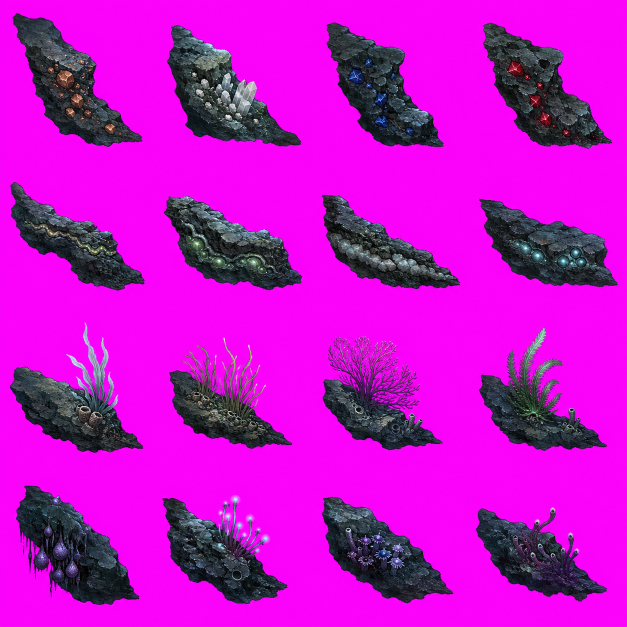
#> input picture tools/source-inbox/terrain-edge-accent-source.png, 1254 x 1254 px (shown at 1/2 size)
$ python build_terrain_edge_accent_assets.py
#> lines starting #> are read from the running program, lines starting #| are printed output that depends on the picture; after the words box and inside, x2 and y2 are one past the last pixel; in counts of white or black regions, pixels touching at a corner belong together
#!/usr/bin/env python3
from __future__ import annotations

import json
import math
import random
from pathlib import Path

from PIL import Image, ImageDraw, ImageFilter

ROOT = Path(__file__).resolve().parents[1]
GENERATED = ROOT / "public" / "assets" / "generated"
SOURCE_DIR = ROOT / "public" / "assets" / "source"
INBOX_SOURCE = ROOT / "tools" / "source-inbox" / "terrain-edge-accent-source.png"
FALLBACK_SOURCE = SOURCE_DIR / "terrain-edge-accent-source-fallback.png"
CURRENT_SOURCE = SOURCE_DIR / "terrain-edge-accent-source-current.png"
MANIFEST = SOURCE_DIR / "terrain-edge-accent-source-manifest.json"
HANDOFF = ROOT / "tools" / "source-inbox" / "TERRAIN_EDGE_ACCENT_HANDOFF.md"
KEY = (255, 0, 255)

ASSETS = [
    ("terrain-edge-ore-copper", "ore", "small copper chips embedded in cave rock"),
    ("terrain-edge-ore-quartz", "ore", "small quartz crystals embedded in cave rock"),
    ("terrain-edge-ore-cobalt", "ore", "small cobalt chips embedded in cave rock"),
    ("terrain-edge-ore-ruby", "ore", "small ruby chips embedded in cave rock"),
    ("terrain-edge-seam-gold", "ore", "thin warm mineral seam in cave rock"),
    ("terrain-edge-nodule-green", "ore", "small green luminous nodules in cave rock"),
    ("terrain-edge-fossil-shell", "ore", "fossil shell inclusion in cave rock"),
    ("terrain-edge-nodule-blue", "ore", "small blue luminous nodules in cave rock"),
    ("terrain-edge-flora-glass-kelp", "flora", "small glass kelp rooted in a rocky edge"),
    ("terrain-edge-flora-brine-grass", "flora", "thin brine grass rooted in a rocky edge"),
    ("terrain-edge-flora-black-fan", "flora", "small fan coral rooted in a rocky edge"),
    ("terrain-edge-flora-lumen-fern", "flora", "small lumen fern rooted in a rocky edge"),
    ("terrain-edge-flora-abyss-sacs", "flora", "dark abyssal sac growth rooted in rock"),
    ("terrain-edge-flora-lumen-stalks", "flora", "small glowing stalks rooted in rock"),
    ("terrain-edge-flora-crown-polyps", "flora", "small crown polyp cluster rooted in rock"),
    ("terrain-edge-flora-oracle-tendrils", "flora", "small purple oracle tendrils rooted in rock"),
]


def rgba(hex_color: str, alpha: int = 255) -> tuple[int, int, int, int]:
    hex_color = hex_color.lstrip("#")
    return (
        int(hex_color[0:2], 16),
        int(hex_color[2:4], 16),
        int(hex_color[4:6], 16),
        alpha,
    )


def make_fallback_source() -> None:
    SOURCE_DIR.mkdir(parents=True, exist_ok=True)
    cell = 256
    cols = 4
    rows = 4
    sheet = Image.new("RGBA", (cols * cell, rows * cell), (*KEY, 255))
    for index, (name, kind, _description) in enumerate(ASSETS):
        asset = fallback_asset(name, kind, index, cell)
        x = (index % cols) * cell
        y = (index // cols) * cell
        sheet.alpha_composite(asset, (x, y))
#> this loop made 16 passes
#> pass 1, in fallback_asset, `edge = mask.filter(ImageFilter.FIND_EDGES).filter(ImageFilter.Gaussian..`:
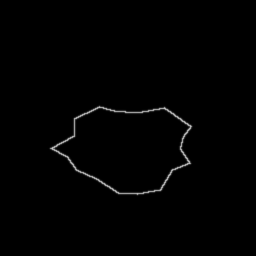
#> edge: PIL image 256x256 L; min 0, max 199, mean 1.9
#> after the loop:
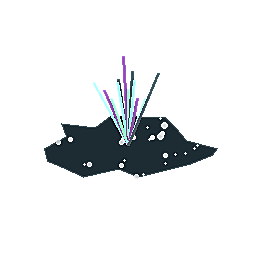
#> asset: PIL image 256x256 RGBA; mean R, G, B, A 5.4, 7.4, 8.9, 29.4; transparent parts drawn white
#> after the loop:
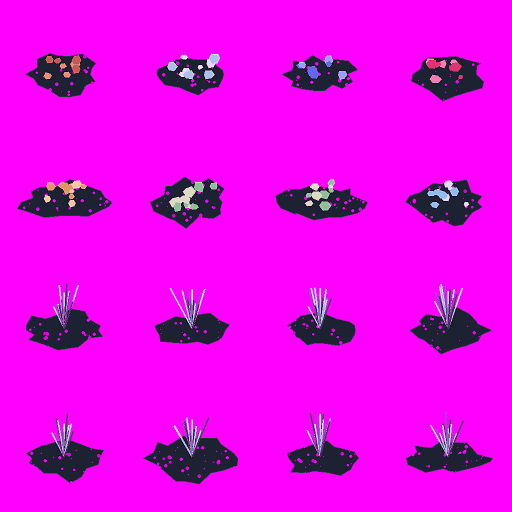
#> sheet: PIL image 1024x1024 RGBA (shown at 1/2 size); mean R, G, B, A 228.8, 7.2, 231.6, 255
    sheet.convert("RGB").save(FALLBACK_SOURCE)


def fallback_asset(name: str, kind: str, index: int, cell: int) -> Image.Image:
    rng = random.Random(9000 + index)
    img = Image.new("RGBA", (cell, cell), (0, 0, 0, 0))
    mask = Image.new("L", (cell, cell), 0)
    md = ImageDraw.Draw(mask)
    points = []
    cx = cell * 0.5
    cy = cell * 0.58
    rx = cell * rng.uniform(0.25, 0.34)
    ry = cell * rng.uniform(0.12, 0.18)
    for i in range(18):
        a = i / 18 * math.tau
        points.append((cx + math.cos(a) * rx * rng.uniform(0.72, 1.18), cy + math.sin(a) * ry * rng.uniform(0.65, 1.24)))
    md.polygon(points, fill=255)
    draw = ImageDraw.Draw(img)
    draw.bitmap((0, 0), mask, fill=rgba("#14232b", 245))
    for _ in range(80):
        x = rng.randrange(24, cell - 24)
        y = rng.randrange(52, cell - 52)
        if mask.getpixel((x, y)) < 10:
            continue
        r = rng.randrange(1, 4)
        draw.ellipse((x - r, y - r, x + r, y + r), fill=rgba(rng.choice(["#22343d", "#52666b", "#0b151b"]), rng.randrange(30, 70)))
    edge = mask.filter(ImageFilter.FIND_EDGES).filter(ImageFilter.GaussianBlur(0.7))
    img.alpha_composite(Image.composite(Image.new("RGBA", img.size, rgba("#8aa3a6", 80)), Image.new("RGBA", img.size, (0, 0, 0, 0)), edge))
    if kind == "ore":
        ore_colors = {
            "copper": ["#b86a3e", "#e3a063"],
            "quartz": ["#dcfffb", "#9edfe5"],
            "cobalt": ["#4978e8", "#8cb4ff"],
            "ruby": ["#d63d5b", "#ff8ca2"],
            "gold": ["#dca958", "#ffe19a"],
            "green": ["#7fdc8a", "#d3ffba"],
            "blue": ["#7fd9ee", "#d7ffff"],
        }
        colors = ore_colors[next((key for key in ore_colors if key in name), "green")]
        for _ in range(9):
            x = rng.uniform(cell * 0.34, cell * 0.68)
            y = rng.uniform(cell * 0.43, cell * 0.62)
            r = rng.uniform(5, 12)
            draw.polygon(
                [(x + math.cos(i / 6 * math.tau) * r * rng.uniform(0.7, 1.2), y + math.sin(i / 6 * math.tau) * r * rng.uniform(0.6, 1.15)) for i in range(6)],
                fill=rgba(colors[_ % len(colors)], 220),
            )
    else:
        colors = ["#88d7d5", "#733b92", "#86e3b6", "#263c42"]
        base = (cell * 0.5, cell * 0.57)
        for i in range(12):
            a = -math.pi / 2 + (i - 6) * 0.08
            length = rng.uniform(cell * 0.18, cell * 0.36)
            x2 = base[0] + math.cos(a) * length * rng.uniform(0.55, 1.1)
            y2 = base[1] + math.sin(a) * length
            draw.line((base[0], base[1], x2, y2), fill=rgba(colors[i % len(colors)], 210), width=3)
    return img.filter(ImageFilter.UnsharpMask(radius=1.0, percent=125, threshold=3))


def chroma_to_alpha(crop: Image.Image) -> Image.Image:
    crop = crop.convert("RGBA")
    pixels = crop.load()
    for y in range(crop.height):
        for x in range(crop.width):
            r, g, b, a = pixels[x, y]
            dist = abs(r - KEY[0]) + abs(g - KEY[1]) + abs(b - KEY[2])
            if dist < 132:
                pixels[x, y] = (0, 0, 0, 0)
    return despill_magenta_edges(crop)


def despill_magenta_edges(img: Image.Image) -> Image.Image:
    img = img.convert("RGBA")
    alpha = img.getchannel("A")
    pixels = img.load()
    for y in range(img.height):
        for x in range(img.width):
            r, g, b, a = pixels[x, y]
            if a == 0:
                continue
            near_alpha = False
            for yy in range(max(0, y - 2), min(img.height, y + 3)):
                for xx in range(max(0, x - 2), min(img.width, x + 3)):
                    if alpha.getpixel((xx, yy)) == 0:
                        near_alpha = True
                        break
                if near_alpha:
                    break
            magenta_spill = r > 80 and b > 80 and g < max(r, b) * 0.58 and abs(r - b) < 125
            if near_alpha and magenta_spill:
                neutral = max(g, min(104, (r + b) // 6))
                pixels[x, y] = (min(r, neutral + 14), neutral, min(b, neutral + 24), a)
    return img


def trim_alpha(img: Image.Image) -> Image.Image:
    alpha = img.getchannel("A")
    bbox = alpha.getbbox()
    if not bbox:
        return Image.new("RGBA", (4, 4), (0, 0, 0, 0))
    left, top, right, bottom = bbox
    pad = 6
    return img.crop((max(0, left - pad), max(0, top - pad), min(img.width, right + pad), min(img.height, bottom + pad)))


def write_handoff() -> None:
    HANDOFF.parent.mkdir(parents=True, exist_ok=True)
    HANDOFF.write_text(
        """# Terrain Edge Accent Imagegen Handoff

Target inbox file:

`tools/source-inbox/terrain-edge-accent-source.png`

Generate or paste a 4-column by 4-row source sheet on a perfectly flat `#ff00ff`
background. Each cell should contain one isolated cutout-ready terrain edge
accent in the order listed by `public/assets/source/terrain-edge-accent-source-manifest.json`.

Prompt:

Use case: stylized-concept
Asset type: 2D underwater destructible terrain edge accent source sheet for Water9
Primary request: Create an original source sheet of small dark underwater cave
edge accents: embedded ore chips, mineral seams, fossil-like inclusions, and
edge-rooted alien flora tufts for destructible rock terrain. These are not
standalone props; they must look physically fused into jagged cave edges and
partially buried in host rock.
Scene/backdrop: perfectly flat solid #ff00ff chroma-key background.
Composition: 4 columns by 4 rows, one isolated asset per cell, generous padding,
no labels, no text, no shadows on the background.
Style: high-quality hand-painted 2D game sprite art, gloomy underwater
survival-horror lighting, muted cyan/green/grey rock, restrained
bioluminescent accents, crisp silhouettes, dense texture, readable at small
gameplay scale.
Avoid: square tiles, checkerboard terrain, clean vector icons, sticker-like
props, large standalone plants, bright candy colors, repeated duplicate cells,
UI frames, watermarks, screenshots.

If Codex Imagegen returns the sheet inline through CLI auth, recover it directly
from the Codex session log:

`npm run terrain:edge-accent-recover-codex-imagegen -- --dry-run`

`npm run terrain:edge-accent-recover-codex-imagegen`

Then rebuild the sliced assets:

`npm run assets:terrain-edge-accent`
""",
        encoding="utf8",
    )


def active_source() -> Path:
    make_fallback_source()
    write_handoff()
    return INBOX_SOURCE if INBOX_SOURCE.exists() else FALLBACK_SOURCE


def slice_source(source: Path) -> None:
    GENERATED.mkdir(parents=True, exist_ok=True)
    SOURCE_DIR.mkdir(parents=True, exist_ok=True)
    sheet = Image.open(source).convert("RGBA")
#> sheet: PIL image 1254x1254 RGBA
    sheet.save(CURRENT_SOURCE)
    cols = 4
    rows = 4
    manifest = {
        "schema": "water9/terrain-edge-accent-source-sheet@1",
        "source": str(source.relative_to(ROOT) if source.is_relative_to(ROOT) else source),
        "currentSource": str(CURRENT_SOURCE.relative_to(ROOT)),
        "fallbackSource": str(FALLBACK_SOURCE.relative_to(ROOT)),
        "inboxSource": str(INBOX_SOURCE.relative_to(ROOT)),
        "backgroundKey": "#ff00ff",
        "columns": cols,
        "rows": rows,
        "assets": [],
    }
    for index, (name, kind, description) in enumerate(ASSETS):
        col = index % cols
        row = index // cols
        left = round(col * sheet.width / cols)
        top = round(row * sheet.height / rows)
        right = round((col + 1) * sheet.width / cols)
        bottom = round((row + 1) * sheet.height / rows)
        crop = sheet.crop((left, top, right, bottom))
        sprite = trim_alpha(chroma_to_alpha(crop))
        sprite.save(GENERATED / f"{name}.png")
        manifest["assets"].append({
            "name": name,
            "kind": kind,
            "description": description,
            "cell": {"column": col, "row": row},
            "file": f"public/assets/generated/{name}.png",
            "size": {"width": sprite.width, "height": sprite.height},
        })
#> this loop made 16 passes
#> pass 1, in despill_magenta_edges, `alpha = img.getchannel("A")`:
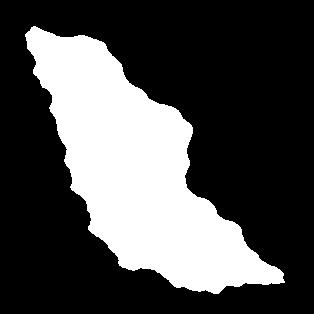
#> alpha: PIL image 314x314 L; 30.3% white; 1 white region, box (x1, y1, x2, y2) and area: (25, 26, 285, 294) 29848
#> pass 1, in slice_source, `sprite = trim_alpha(chroma_to_alpha(crop))`:
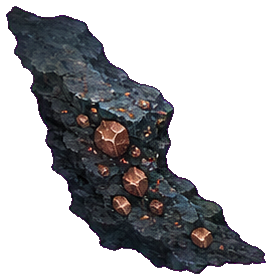
#> sprite: PIL image 272x280 RGBA; mean R, G, B, A 21.4, 21.5, 23.6, 99.9; transparent parts drawn white
#> after the loop:
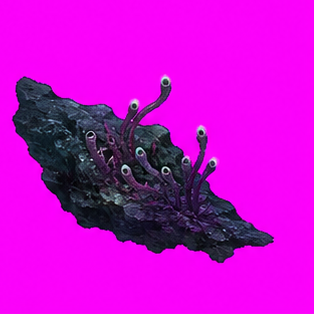
#> crop: PIL image 314x314 RGBA; mean R, G, B, A 200, 11.8, 204.2, 255
#> after the loop:
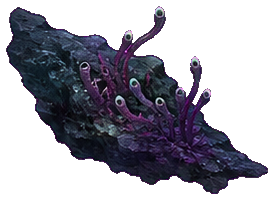
#> sprite: PIL image 274x200 RGBA; mean R, G, B, A 19.2, 18.6, 27.8, 113.3; transparent parts drawn white
    MANIFEST.write_text(f"{json.dumps(manifest, indent=2)}\n", encoding="utf8")


def main() -> None:
    slice_source(active_source())


if __name__ == "__main__":
    main()
